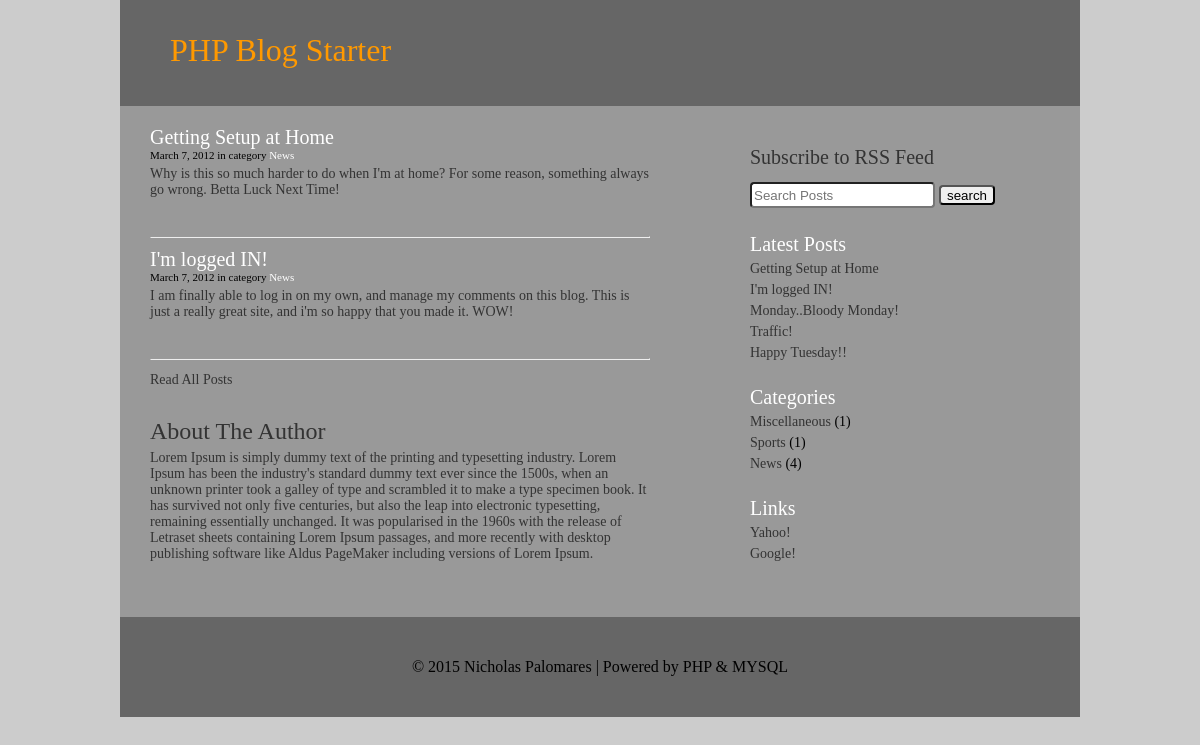
The page / on the database its author committed.
### tables this page shows
CREATE TABLE IF NOT EXISTS `posts` (
  `post_id` mediumint(9) NOT NULL AUTO_INCREMENT,
  `title` text NOT NULL,
  `body` text NOT NULL,
  `date` datetime NOT NULL,
  `category_id` mediumint(9) NOT NULL,
  `user_id` mediumint(9) NOT NULL,
  `is_published` tinyint(4) NOT NULL,
  `allow_comments` tinyint(4) NOT NULL,
  PRIMARY KEY (`post_id`)
);

CREATE TABLE IF NOT EXISTS `categories` (
  `category_id` mediumint(9) NOT NULL AUTO_INCREMENT,
  `name` text NOT NULL,
  PRIMARY KEY (`category_id`)
);

CREATE TABLE IF NOT EXISTS `links` (
  `link_id` mediumint(9) NOT NULL AUTO_INCREMENT,
  `url` text NOT NULL,
  `link_title` text NOT NULL,
  `description` text NOT NULL,
  PRIMARY KEY (`link_id`)
);

### functions.php (called while the page is built, shortened)
<?php
function convert_date($dateR){
	$engMon=array('January','February','March','April','May','June','July','August','September','October','November','December',' ');
$l_months='January:February:March:April:May:June:July:August:September:October:November:December';
	$dateFormat='F j, Y';
	$months=explode (':', $l_months);
	$months[]='&nbsp;';
	$dfval=strtotime($dateR);
	$dateR=date($dateFormat,$dfval);
	$dateR=str_replace($engMon,$months,$dateR);
	return $dateR;
}

### home_content.php (the view)
<section class="articles">
<?php
  $query_latest = "SELECT posts.*, categories.*
  				FROM posts, categories
  			WHERE posts.is_published = 1
  			AND posts.category_id = categories.category_id
  			ORDER BY posts.date DESC
  			LIMIT 2";
  $result_latest = mysql_query($query_latest);
  while($row_latest = mysql_fetch_array($result_latest)){
?>
  	<article class="post">
          <h2 class="post"><a href="index.php?page=single&amp;post_id=<?php echo $row_latest['post_id'];?>">
          <?php echo $row_latest['title']; ?></a></h2>
          <div class="meta"><span class="date"><?php echo convert_date($row_latest['date']); ?></span> in category <a href="index.php?page=category&amp;category_id=<?php
                echo $row_latest['category_id']; ?>"><?php echo $row_latest['name'] ?></a></div>
 <div class="entry"><?php echo $row_latest['body']; ?></div>
  <hr />
 </article> <?php }  ?>
  		<div id="author">
          <a href="index.php?page=blog">Read All Posts</a>
          <h2>About The Author</h2>
          <p>Lorem Ipsum is simply dummy text of the printing and typesetting industry. Lorem Ipsum has been the industry's standard dummy text ever since the 1500s, when an unknown printer took a galley of type and scrambled it to make a type specimen book. It has survived not only five centuries, but also the leap into electronic typesetting, remaining essentially unchanged. It was popularised in the 1960s with the release of Letraset sheets containing Lorem Ipsum passages, and more recently with desktop publishing software like Aldus PageMaker including versions of Lorem Ipsum.
          </p>
		</div>
</section>

### index.php (shortened to what this page needs)
<?php
require_once('functions.php');
$page = $_GET['page'];
?>
<!DOCTYPE html>
<html xmlns="http://www.w3.org/1999/xhtml">
<head>
<link href="format.css" rel="stylesheet" type="text/css" />
</head>
<body>
<div id="wrapper">
  <div id="header">
    <h1><a href="index.php">PHP Blog Starter</a></h1>
  </div>
  <div id="content" class="cf">
  	<main class="main">
		<?php
		switch($page){
				default:
				include('home_content.php');
		}
		?>
	</main>
	<?php include ('sidebar.php') ?>
</div>
  <div id="footer">
&copy; <?php echo date('Y'); ?> Nicholas Palomares |  Powered by PHP &amp; MYSQL
   </div>
</div>
</body>
</html>

### sidebar.php (shortened to what this page needs)
 <aside id="sidebar" role="complimentary">
 <h1 class="rss_feed"><a href="rss.php">Subscribe to RSS Feed</a></h1>
    <form id="searchform" action="index.php" method="get">
    <input name="phrase" type="text" id="phrase" placeholder="Search Posts" />
    <input type="submit"  value="search" />
    </form>
  <h2 class="lates">Latest Posts</h2>
  <ul>
  		<?php
		$query_posts = "SELECT title, post_id
						FROM posts
						WHERE is_published = 1
						ORDER BY date DESC
						LIMIT 5";
		$results_post = mysql_query($query_posts);
		while($row_posts = mysql_fetch_array($results_post)){				 ?>
  		<li>
		<a href="index.php?page=single&amp;post_id=<?php echo $row_posts['post_id'];?>">
		<?php echo $row_posts['title'] ?></a></li>
		<?php } ?>
  </ul>
  <h2 class="categories">Categories</h2>
  <ul>
  <?php
		$query_categories = "SELECT *
						FROM categories";
		$results_categories = mysql_query($query_categories);
		while($row_categories = mysql_fetch_array($results_categories)){
			$category_id = $row_categories['category_id'];
			$query_count = "SELECT COUNT(*) AS count
							 FROM posts
							 WHERE category_id = $category_id
							 AND is_published = 1
							 LIMIT 1";
			$results_count = mysql_query($query_count);
			$row_count = mysql_fetch_array($results_count);
			if($row_count['count'] >= 1){
?>
  		<li><a href="index.php?page=category&amp;category_id=<?php
		echo $row_categories['category_id']; ?>">
		<?php echo $row_categories['name']; ?></a> (<?php echo $row_count['count']; ?>)</li>
        <?php
			}
		} ?>
  </ul>
  <h2 class="links">Links</h2>
    <ul>
  <?php
  $query_links = "SELECT *
  					FROM links";
  $results_links = mysql_query($query_links);
  while($row_links = mysql_fetch_array($results_links)){
?>
  		<li><a href="<?php echo $row_links['url'] ?>" target="_blank"><?php echo $row_links['link_title'] ?></a></li>
        <?php } ?>
  </ul>
</aside>

### format.css (style rules this page uses)
html, body, div, span, applet, object, iframe, p, blockquote, pre, a, abbr, acronym, address, big, cite, code, del, dfn, em, img, ins, kbd, q, s, samp, small, strike, strong, sub, sup, tt, var, b, u, i, center, dl, dt, dd, ol, ul, li, fieldset, form, label, legend, table, caption, tbody, tfoot, thead, tr, th, td, article, aside, canvas, details, embed, figure, figcaption, footer, header, hgroup, menu, nav, output, ruby, section, summary, time, mark, audio, video, h1, h2, h3, h4, h5, h6 { margin: 0; padding: 0; border: 0; font-size: 100%; font: inherit; vertical-align: baseline; }
article, aside, details, figcaption, figure, footer, header, hgroup, menu, nav, section { display: block; }
.cf:before, .cf:after { content:""; display:table; }
.cf:after { clear:both; }
.cf { zoom:1; }
body { background-color:#CCC; }
#header { width:960px; margin:auto; line-height:100px; background-color:#666; }
#header h1 a { font-family:tahoma; font-size:32px; margin-left:50px; text-decoration:none; color:#F90; }
#dash-header h1, ul { display:inline; }
#content { background-color:#999999; width:960px; margin:auto; padding-top:20px; }
li { list-style:none; }
.articles { width:500px; padding-left:30px; float: left; }
.post { margin-bottom:10px; list-style:none; }
.post h2 { list-style:none; font-family:tahoma; font-size:20px; padding:0px; margin:0px; color:white; }
.post a { text-decoration:none; color:white; }
.entry { font-family:tahoma; font-size:14px; color:#333; padding-bottom:30px; }
.meta { font-family:tahoma; font-size:11px; color:black; margin-bottom:5px; }
#author a { font-family:tahoma; text-decoration:none; font-size:14px; color:#333; }
#author h2 { font-family:tahoma; font-size:24px; color:#333; margin-top:30px; margin-bottom:5px; }
#author p { font-family:tahoma; font-size:14px; color:#333; padding-bottom:50px; }
input { display:block; margin-top:3px; margin-bottom:25px; border-radius:4px; height:20px; }
#sidebar { width:300px; float:right; padding-right: 30px; padding-top:20px; padding-bottom:50px; }
.rss_feed a { font-family:tahoma; font-size:20px; color:#333333; text-decoration:none; }
#sidebar ul li { font-size:14px; padding-bottom:5px; }
#sidebar ul li a { color:#333333; }
.categories { padding-top:20px; }
.links { padding-top:20px; }
#sidebar h2 { font-family:tahoma; font-size:20px; color:white; text-decoration:none; padding-bottom:5px; }
#sidebar a { text-decoration:none; }
#searchform { padding-top:10px; }
#searchform input { display:inline; }
#footer { clear: both; width:960px; margin:auto; line-height:100px; background-color:#666; text-align:center; }

### rows shown on the page
posts: title "Getting Setup at Home", date "March 7, 2012", category.name "News", body "Why is this so much harder to do when I'm at home? For some reason, something always go wrong. Betta Luck Next Time!"
posts: title "I'm logged IN!", date "March 7, 2012", category.name "News", body "I am finally able to log in on my own, and manage my comments on this blog. This is just a really great site, and i'm so happy that you made it. WOW!"
posts: title "Monday..Bloody Monday!"
posts: title "Traffic!"
posts: title "Happy Tuesday!!"
categories: name "Miscellaneous", count "1"
categories: name "Sports", count "1"
categories: name "News", count "4"
links: link_title "Yahoo!"
links: link_title "Google!"
